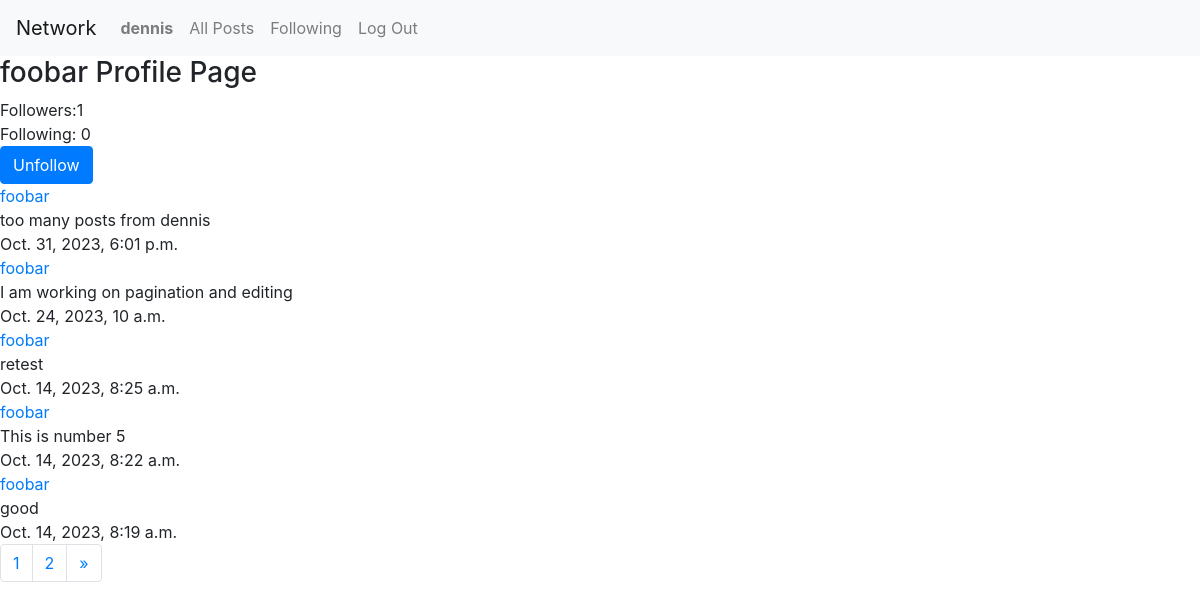
The app's page /profile/1 (signed in) with its own data.
### network/models.py (models this page shows, shortened)
class User(AbstractUser):
    pass

class Post(models.Model):
    poster = models.ForeignKey(User, on_delete=models.CASCADE, related_name="post")
    content = models.TextField()
    timestamp = models.DateTimeField()

### network/views.py (the view)
# urls.py: path("profile/<int:id>", views.profile, name="profile"),
def profile(request,id):
    user_profile = User.objects.get(id=id)
    followed = Follow.objects.filter(followed=user_profile, follower=request.user).exists()
    followers = Follow.objects.filter(followed=user_profile).count()
    following = Follow.objects.filter(follower=user_profile).count()
    post_list = Post.objects.filter(poster_id=id)
    post_list = post_list.order_by("-timestamp").all()
    paginator = Paginator(post_list,5)
    page_number = request.GET.get('page')
    post_list = paginator.get_page(page_number)
    context = {
        "user_profile":user_profile,
        "followed":followed,
        "followers":followers,
        "following":following,
        "post_list":post_list
    }
    return render(request, "network/profile.html",context)

### network/templates/network/profile.html (shortened to what this page needs)
{% extends "network/layout.html" %}
{% load static %}
{% block body %}
<h3>{{ user_profile.username }} Profile Page</h3>
<div>Followers:<span id="followers">{{ followers }}</span></div>
<div>Following: {{ following }}</div>
{% if request.user.is_authenticated and request.user != user_profile %}
<form  id="followForm" >
    <button id="follow" type="submit" class="btn btn-primary" data-followed="{% if followed %}followed{% else %}not-followed{% endif %}">
        {% if followed %}
            Unfollow
        {% else %}
            Follow
        {% endif %}
    </button>
</form>
{% endif %}
<div id="profile-page">
<div id="profile-posts" data-user_id="{{ user_profile.id }}">
    {% for post in post_list %}
    <div class="post">
        <a href="{% url 'profile' post.poster_id %}">{{ post.poster }}</a>
        <div id="{{ post.id }}-content">{{ post.content }}</div>
        <div>{{ post.timestamp }}</div>
    </div>
    {% endfor %}
</div>
</div>
<nav aria-label="Page navigation">
  <ul class="pagination">
  {% if post_list.paginator.num_pages <= 3 %}
      {% for page in post_list.paginator.page_range %}
          <li class="page-item"><a class="page-link" href="?page={{ page }}">{{ page }}</a></li>
      {% endfor %}
  {% endif %}
  {% if post_list.has_next %}
      <li class="page-item">
      <a class="page-link" href="?page={{ post_list.next_page_number }}" aria-label="Next">
        <span aria-hidden="true">&raquo;</span>
      </a>
    </li>
  {% endif %}
  </ul>
</nav>
{% endblock %}

### network/templates/network/layout.html (shortened to what this page needs)
{% load static %}
<!DOCTYPE html>
<html lang="en">
    <head>
        <link rel="stylesheet" href="https://stackpath.bootstrapcdn.com/bootstrap/4.4.1/css/bootstrap.min.css">
        <link href="{% static 'network/styles.css' %}" rel="stylesheet">
    </head>
    <body>
        <nav class="navbar navbar-expand-lg navbar-light bg-light">
            <a class="navbar-brand" href="#">Network</a>
            <div>
              <ul class="navbar-nav mr-auto">
                {% if user.is_authenticated %}
                    <li class="nav-item">
                        <a class="nav-link" id="user-profile" href="{% url 'profile' request.user.id %}"><strong>{{ user.username }}</strong></a>
                    </li>
                {% endif %}
                <li class="nav-item">
                  <a class="nav-link" id="main" href="{% url 'index' %}">All Posts</a>
                </li>
                {% if user.is_authenticated %}
                    <li class="nav-item">
                        <a class="nav-link" href="{% url 'following' %}">Following</a>
                    </li>
                    <li class="nav-item">
                        <a class="nav-link" href="{% url 'logout' %}">Log Out</a>
                    </li>
                {% endif %}
              </ul>
            </div>
          </nav>
        <div class="body">
            {% block body %}
            {% endblock %}
        </div>
    </body>
</html>

### records on screen
User: username "dennis"
User: username "foobar"
Post: poster "foobar", content "too many posts from dennis", timestamp "Oct. 31, 2023, 6:01 p.m."
Post: poster "foobar", content "I am working on pagination and editing", timestamp "Oct. 24, 2023, 10 a.m."
Post: poster "foobar", content "retest", timestamp "Oct. 14, 2023, 8:25 a.m."
Post: poster "foobar", content "This is number 5", timestamp "Oct. 14, 2023, 8:22 a.m."
Post: poster "foobar", content "good", timestamp "Oct. 14, 2023, 8:19 a.m."

### other values on screen
{{ followers }} "1"
{{ following }} "0"
{{ page }} "1" "2"
